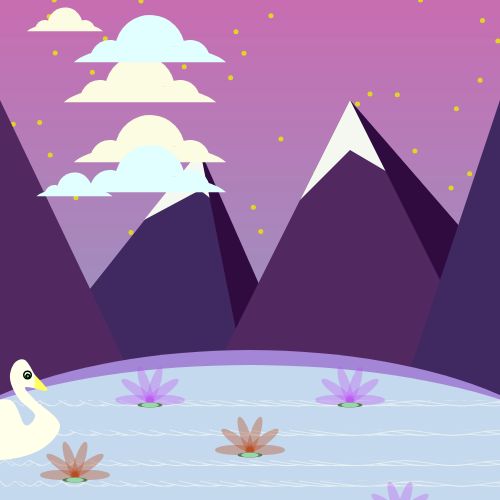
Frame 1 (no input)
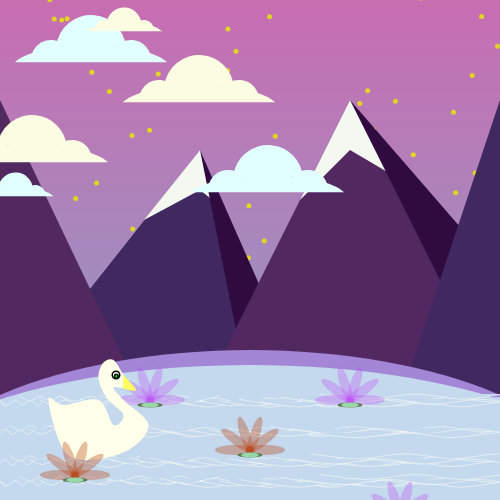
Frame 60 (no input)
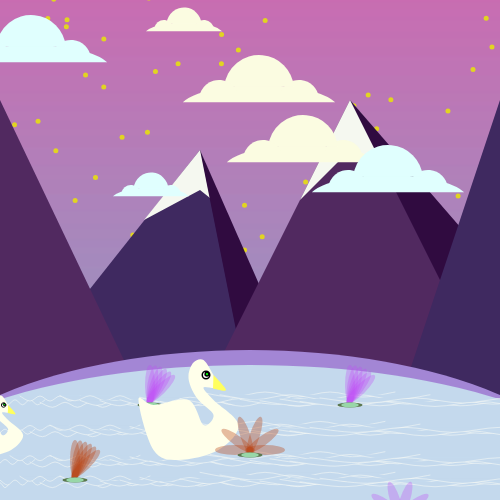
Frame 120 (the mouse pressed at the canvas centre since frame 60)

The p5.js sketch that drew these frames (run headless with seeded random() and noise() and a simulated clock; from frame 60 on, the mouse is pressed at the canvas centre):

// p5.js sketch
// ── sketch.js
// Constants
let Y_AXIS = 1;
let X_AXIS = 2;
let c1, c2, b1, b2;
let x, y;
let cloud1;
let cloud2;
let cloud3;
let lightyellow;
let lightblue;
let lightpink;
let lillypink;
let lilly1;
let lilly2;
let lilly3;
let lilly4;
let stars = [];
let swan1;
let swan2;
let swan3;
let lake = [];
let rain=[];
let cloud5;
let cloud4;

function setup() {
  //createCanvas(displayWidth, displayHeight);
  createCanvas(500, 500);
  x = width / 2;
  y = height;
  //setting object variables
  lightyellow = color(251, 252, 225);
  lightblue = color(224, 255, 254);
  lightpink = color(191, 75, 244, 80);
  lillypink = color(184, 67, 19, 90);
  swancolor1 = color(255, 255, 234);
  swancolor2 = color(217, 255, 248);
  cloud1 = new Clouds();
  cloud2 = new Clouds();
  cloud3 = new Clouds();
  cloud4 = new Clouds();
  cloud5 = new Clouds();
  lilly1 = new Waterlilly();
  lilly2 = new Waterlilly();
  lilly3 = new Waterlilly();
  lilly4 = new Waterlilly();
  for (let i = 0; i < 100; i++) { //sets up the array for the star objects, keeps 
    //creating those objects 100 times
    stars.push(new Star());
  }
  for (let i = 0; i < 20; i++) { //sets up an array for the lake movement
    lake[i]= random((100,0));
    beginShape();//draws the wave shape 
  stroke(255,255,246);
  strokeWeight(5);
  curveVertex(i*200 , 0);
  curveVertex(i*200 , 0);
  curveVertex(i*225 , 50);
  curveVertex(i*250 , 0);
  curveVertex(i*275, 50);
  curveVertex(i*300, 0);
  curveVertex(i*325, 50);
  curveVertex(i*350, 0);
  curveVertex(i*350, 0);
  endShape();
          
  }
    for(var i = 0; i < 200; i++) {//sets up an array for the rain drops 
    rain[i] = new Rain();
    }
  //creating swan objects from their class
  swan1 = new Swan();
  swan2 = new Swan();
  swan3 = new Swan();

  frameRate(20); //setting framerate for project to 30
}

function draw() {
  console.log(frameCount);
  sky();
  //mountain 1 
  noStroke()
  fill(63, 41, 96);
  triangle(2, 400, 200, 150, 300, 400);
  //mountain peek
  noStroke()
  fill(245, 248, 240);
  quad(144, 220, 200, 150, 225, 210, 200, 190);
  //shadow on mountain 1
  fill(48, 11, 64);
  triangle(250, 400, 200, 150, 310, 400);
  //mountain2
  noStroke()
  fill(81, 41, 96);
  triangle(200, 400, 350, 100, 600, 400);
  //mountain 2 peek
  noStroke()
  fill(245, 248, 240);
  quad(435, 200, 350, 100, 300, 200, 350, 150);
  //shadow on mountain 2
  fill(48, 11, 64);
  triangle(500, 400, 350, 100, 610, 400);
  //mountain 3  
  noStroke()
  fill(81, 41, 96);
  triangle(0, 400, 0, 100, 143, 400);
  //mountain 4
  noStroke()
  fill(63, 41, 96);
  triangle(400, 400, 500, 100, 700, 400);
  //hill
  fill(163, 134, 213);
  ellipse(250, 500, 700, 300);
  //lake 
  fill(196, 217, 237);
  ellipse(250, 500, 750, 270);
  //adding details to the lake using an array
  push();
  stroke(255,255,246); //color of the lines 
  strokeWeight(5);
  translate(-70, 430); //new location
  scale(0.1);//chnage size to fit the lake
  for(i = 0; i<100; i++){
    lake[i]= lake[i] +3; // adds movemenet to the y-coordinates
  beginShape();
  curveVertex(i*200 , 0+lake[i]);
  curveVertex(i*200 , 0+lake[i]);
  curveVertex(i*225 , 50+lake[i]);
  curveVertex(i*250 , 0+lake[i]);
  curveVertex(i*275, 50+lake[i]);
  curveVertex(i*300, 0+lake[i]);
  curveVertex(i*325, 50+lake[i]);
  curveVertex(i*350, 0+lake[i]);
  curveVertex(i*350, 0+lake[i]);
  endShape();
    if (lake[i] >= height/20){//resets the code so that teh wave appear as if they are moving
      //when they are really just movign up and down
      lake[i] = (random(-100,0));
    }
  }
  pop();// same thing but just changing the location  
  push();
  stroke(255,255,246);
  strokeWeight(5);
  translate(-70, 460); 
  scale(0.1);
  for(i = 0; i<100; i++){
    lake[i]= lake[i] +3;
  beginShape();
  curveVertex(i*200 , 0+lake[i]);
  curveVertex(i*200 , 0+lake[i]);
  curveVertex(i*225 , 50+lake[i]);
  curveVertex(i*250 , 0+lake[i]);
  curveVertex(i*275, 50+lake[i]);
  curveVertex(i*300, 0+lake[i]);
  curveVertex(i*325, 50+lake[i]);
  curveVertex(i*350, 0+lake[i]);
  curveVertex(i*350, 0+lake[i]);
  endShape();
  if (lake[i] >= height/20){
      lake[i] = (random(-100,0));
    }
  }
  pop();
  push();//changing the location again
    stroke(255,255,246);
  strokeWeight(5);
  translate(-60, 400); 
  scale(0.1);
  for(i = 0; i<100; i++){
    lake[i]= lake[i] +3;
  beginShape();
  curveVertex(i*200 , 0+lake[i]);
  curveVertex(i*200 , 0+lake[i]);
  curveVertex(i*225 , 50+lake[i]);
  curveVertex(i*250 , 0+lake[i]);
  curveVertex(i*275, 50+lake[i]);
  curveVertex(i*300, 0+lake[i]);
  curveVertex(i*325, 50+lake[i]);
  curveVertex(i*350, 0+lake[i]);
  curveVertex(i*350, 0+lake[i]);
  endShape();
    if (lake[i] >= height/20){
      lake[i] = (random(-100,0));
    }
  }
  pop();
  //changing the location again
   push();
  stroke(255,255,246);
  strokeWeight(5);
  translate(-60, 480); 
  scale(0.1);
  for(i = 0; i<100; i++){
    lake[i]= lake[i] +3;
  beginShape();
  curveVertex(i*200 , 0+lake[i]);
  curveVertex(i*200 , 0+lake[i]);
  curveVertex(i*225 , 50+lake[i]);
  curveVertex(i*250 , 0+lake[i]);
  curveVertex(i*275, 50+lake[i]);
  curveVertex(i*300, 0+lake[i]);
  curveVertex(i*325, 50+lake[i]);
  curveVertex(i*350, 0+lake[i]);
  curveVertex(i*350, 0+lake[i]);
  endShape();
    if (lake[i] >= height/20){
      lake[i] = (random(-100,0));
    }
  }
  pop();

  
  //drawing the clouds by calling them from their class
  push();
  translate(-10, 10); // moving the Cloud object's position
  scale(1); //changing the size of the cloud
  cloud1.display(lightyellow, 0); //call the first object from 
  //the Cloud class
  cloud1.cloudmove(1);//moves the clouds and sets the speed
  pop();
  // calling the second object from the Cloud class
  cloud2.display(lightyellow, 70);
  cloud2.cloudmove(-1);//moves the clouds and sets the speed
  //calling another instance of the second cloud object
  push();
  scale(0.5); //changing the cloud's size
  cloud2.display(lightblue, 300);
  cloud2.cloudmove(-1);//moves the clouds and sets the speed
  pop();
  // calling the third object from the Cloud class
  cloud3.display(lightblue, 100);
  cloud3.cloudmove(2);
  // calling the fourth object from the Cloud class
  cloud4.display(lightblue, -30);
  cloud4.cloudmove(-1);//moves the clouds and sets the speed
  // calling the fourth object from the Cloud class
  push();
  translate(-10,10); // moving the Cloud object's position
  scale(0.5);
  cloud5.display(lightyellow, -50);
  cloud5.cloudmove(2);
  pop();

  //calling first group of water lillies
  lilly1.display(300, 800, lightpink, 0.5); 
  lilly1.movepetals(100, 200, 300, 400);
  lilly3.display(700, 800, lightpink, 0.5);
  lilly3.movepetals(90, 190, 290, 390);
  
  //calling swan objects
  push();
  scale(0.5); //change the swan's size
  translate(-200, 600); //move its position
  swan1.display(swancolor1);//first swan 
  swan1.move(1000);
  pop();

  if (frameCount > 100) { //shows second swan after 100 frames
    push();
    scale(0.3);//size
    translate(-300, 1200);//position
    swan2.display(swancolor1);//color 
    swan2.move(1800);
    pop();
  }
  if (frameCount > 200) {// shows third swan after 200 frames
    push();
    scale(0.3);//size
    translate(-300, 1300);//position
    swan3.display(swancolor2);//color
    swan3.move(1800);
    pop();
  }

  //calling the lilly objects from their class
  lilly2.display(500, 900, lillypink, 0.5);
  lilly2.movepetals(120, 220, 320, 420);
  lilly3.display(150, 950, lillypink, 0.5);
  lilly3.movepetals(130, 230, 330, 430);
  lilly4.display(800, 1030, lightpink, 0.5);
  lilly4.movepetals(150, 250, 350, 450);
  if (frameCount > 200) {// shows third swan after 200 frames
    push();
    scale(0.3);
    translate(-300, 1300);
    swan3.display(swancolor2);
    swan3.move(1800);
    pop();
  }
}


function sky() { //drawing the sky

  if (y < (height / 2)) { //when the sun is higher than the middle of
    //the screen the background color chnages 
    c1 = color(125, 212, 204); //set variable for the first gradiant color 
    c2 = color(255, 212, 204); //set variable for the second gradiant color
    setGradient(0, 0, 600, 600, c1, c2, Y_AXIS); //gradiant day time background
  for(var i = 0; i < 200; i++) {
  rain[i].show();
  rain[i].update();
}
  } else { //night time when the sun is lower tham the middle of the screen
    //background color chnages that to indicates chnage of time
    c1 = color(201, 109, 178); // second background gradiant first  color
    c2 = color(120, 175, 204); //second background gradiant second  color
    setGradient(0, 0, 600, 600, c1, c2, Y_AXIS); // gradiant night time background
    for (let i = 0; i < stars.length; i++) { //array for stars that loops until it
      //creates 100 of the star objects
      stars[i].move(); //calls move method from stars class
      stars[i].display(); // calls display methid from stars class
    }
  }
  
  //drawing sun
  noStroke();
  fill(250, 235, 126); //yellow color
  ellipse(x, y, 90, 90); //sun 
  y = y - 1; //changes its position (y-coordinate) over time 

  // Reset to the bottom
  if (y < 0) { //if it leaves the screen
    y = height; //y is back to its original value
  }
}
//function for creating gradiant effect for the night and time backgrounds 
function setGradient(x, y, w, h, c1, c2, axis) {
  noFill();
  if (axis === Y_AXIS) {
    // Top to bottom gradient
    for (let i = y; i <= y + h; i++) {
      let inter = map(i, y, y + h, 0, 1);
      let c = lerpColor(c1, c2, inter);
      stroke(c);
      line(x, i, x + w, i);
    }
  }
}
class Clouds { //setting cloud class
  constructor() {
    this.x = 150; //this controls the x-coordinate of the first arc
    this.n = 190;//this controls the x-coordinate of the second arc
    this.p = 150;//this controls the x-coordinate of the third arc
    this.q = 110;//this controls the x-coordinate of the fourth arc
  }
  display(color_cloud, y_location) {//drawing the cloud and setting y_location
    //as a paramter for the display method to control where the cloud y-coordinate is
    fill(color_cloud); //this paramter controls the fill color for each cloud
    //using arcs to draw the cloud shapes
    arc(this.x, 100 + y_location, 160, 50, PI + .1, -0.1, OPEN);
    arc(this.n, 90 + y_location, 40, 40, PI + .1, -0.1, OPEN);
    arc(this.p, 80 + y_location, 70, 70, PI + .1, -0.1, OPEN);
    arc(this.q, 90 + y_location, 40, 40, PI + .1, -0.1, OPEN);
  }
  cloudmove(cloud_speed) {//move teh x-coordintaes of the clouds
    this.x = this.x + cloud_speed;
    this.n = this.n + cloud_speed;
    this.p = this.p + cloud_speed;
    this.q = this.q + cloud_speed;
//reseting x-coordinates if they are bigger than the width or less than zero 
//(if the clouds leave the screen.)
    if (this.x > width && this.n > width && this.p > width && this.q > width) {
      this.x = 150 - 50;
      this.n = 190 - 50;
      this.p = 150 - 50;
      this.q = 110 - 50;
    }
    if (this.x < 0 && this.n < 0 && this.p < 0 && this.q < 0) {
      this.x = 150 + 200;
      this.n = 190 + 200;
      this.p = 150 + 200;
      this.q = 110 + 200;
    }
  }
}
//seeting a class for the water lilly objects
class Waterlilly {
  constructor() {
    this.m = 5;
    this.n = 2;
    this.count = 6;
  }

  display(x_lilly, y_lilly, color, size) {
    push();
    scale(size);
    translate(x_lilly, y_lilly);//moves the lillies to a specific location on the screen
    fill(color);// parameter for the fill color
    rotate(PI / this.n) //how much the whole class is rotated by
    noStroke();
    for (let i = 0; i < this.count; i++) {//this.count determines the length of the loop
      ellipse(0, 30, 20, 80);//draws the water lilly
      rotate((PI / this.m));//rotates the ellipses to form the lilly shape
    }
    pop();
    push(); //drawing the leaves of the lillies
    scale(0.5);//changes the size of the leaves
    translate(x_lilly, y_lilly); //moves it to wherever each lilly is
    fill(91, 120, 78); //dark green 
    rotate(PI);//tilts it to the right position
    ellipse(0, -10, 50, 10);//draws the shape 
    fill(152, 215, 168);//light green
    ellipse(0, -10, 35, 10);//draw another leaf shape
    pop();
  }
  movepetals(timechange1, timechange2, timechange3, timechange4) { //change show the lillies 
    //look over time. I set those parameters so that each lilly could chnage at a different time
    if (frameCount > timechange1) { 
      this.n = 1;
      this.m = 20;
      this.count = 6;
    }
    if (frameCount > timechange2) {
      this.n = 1;
      this.m = 30;
      this.count = 6;
    }
    if (frameCount > timechange3) {
      this.n = 2;
      this.m = 5;
      this.count = 6;
    }
    if (frameCount > timechange4) {
      this.count = 11;
      this.m = 10;
      this.n = 2;
    }
  }
}
class Star {//class for the stars
  constructor() {
    this.x = random(width); //random x location for the stars to appear at 
    this.y = random(height);//random y location for the stars to appear at 
    this.diameter = random(5, 5);// random width and height fo each star object 
    this.speed = 1;
  }

  move() {
    this.x += random(-this.speed, this.speed); //changing objects' x-coordinates 
    this.y += random(-this.speed, this.speed);//changing objects' y-coordinates
  }

  display() {
    noStroke();
    fill(225, 212, 34);
    ellipse(this.x, this.y, this.diameter, this.diameter);//draws the stars
  }
}
class Swan {
  constructor() {
    this.x = 0;
    this.y = 0;
    this.ex = 255;
    this.ey = 150;
    this.d = 15;
  }
  display(color) {
    //drawing the moving swan

    //body of the swan
    fill(color);
    beginShape();
    curveVertex(270 + this.x, 150);
    curveVertex(270 + this.x, 150);
    curveVertex(250 + this.x, 120);
    curveVertex(230 + this.x, 125);
    curveVertex(220 + this.x, 150);
    curveVertex(225 + this.x, 175);
    curveVertex(240 + this.x, 200);
    curveVertex(270 + this.x, 230);
    curveVertex(250 + this.x, 250);
    curveVertex(220 + this.x, 200);
    curveVertex(150 + this.x, 210);
    curveVertex(120 + this.x, 200);
    curveVertex(150 + this.x, 300);
    curveVertex(200 + this.x, 320);
    curveVertex(280 + this.x, 300);
    curveVertex(320 + this.x, 250);
    curveVertex(270 + this.x, 200);
    curveVertex(250 + this.x, 175);
    curveVertex(275 + this.x, 175);
    curveVertex(270 + this.x, 150);
    curveVertex(270 + this.x, 150);
    endShape()

    beginShape(); //beak of the swan 
    fill(255, 255, 94);
    //noStroke();
    curveVertex(269 + this.x, 177);
    curveVertex(269 + this.x, 177);
    curveVertex(295 + this.x, 180);
    curveVertex(270 + this.x, 150);
    curveVertex(270 + this.x, 150);
    endShape();
    //eye
    push();
    translate(this.ex + this.x, this.ey);// eye location
    stroke(0);
    strokeWeight(3);
    fill(255);
    ellipse(0, 0, this.d, this.d); //draw the eyes
    this.angle = atan2(this.ey - mouseY, this.ex - mouseX); //changes rotation of the 
    //eye to follow teh mouse coordinates
    rotate(this.angle); //rotating the eye
    fill(0, 255, 0);//eye details
    ellipse(this.d / 8, this.d / 8, this.d / 2, this.d / 2);//draw eye details
    pop();

  }
  move(limit) {//setting parameter for the point where each swan resets
    this.x = this.x + 3;
    if (this.x > limit) { // if the swans' x-coordinates is bigger than than the parameter 
      //then the swan resets and returns to zero
      this.x = 0;
      console.log(this.x);
    }
  }
}

  class Rain {// creating object for rain that appeard durin the day
  constructor(){
  this.x = random(0, width); //x-coordinate is randomized
  this.y = random(0, -height/2);//y-coordinate is randomized as well
  }
  show() {
    noStroke();
    fill(255);
    ellipse(this.x, this.y, random(1, 5), random(1, 5)); // draws the ellipses to 
    //represent the rain and each drop has a random size between 1 and 5
  }
  update() {
    this.speed = random(5, 10); // the speed of each drop is randomized 
    this.gravity = 0.5; 
    this.y = this.y + this.speed*this.gravity;  // this is what makes the y-coordinates 
    //change over time 
    
    if (this.y > height/2) {//resetting the location of the y-coordinates of the rain drops
      //so that it starts from teh top again
      this.y = random(0, -height/2);
      this.gravity = 0;
}
}

  }
